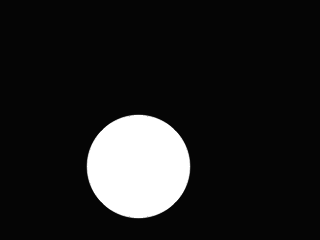
//> input picture random_circle.png, 320 x 240 px
$ ./detect_circle_v2   (built with g++ and OpenCV 4)
//> lines starting //> are read from the running program, lines starting //| are printed output that depends on the picture; after the words box and inside, x2 and y2 are one past the last pixel; in counts of white or black regions, pixels touching at a corner belong together
//> further down, img is the input picture: 240 rows x 320 cols, CV_8UC3; min 5, max 255, mean 32.2
#include <opencv2/opencv.hpp>
#include <iostream>

struct FastCircleParams {
    int   maxDim = 320;         // downscale the longer side to this
    bool  brightOnDark = true;  // Sun/spot is brighter than background
    double minFracArea = 0.0005;// ignore blobs < 0.05% of downscaled image
    int   refineROI = 64;       // full-res ROI half-size (pixels) for subpixel refine; 0 = skip refine
};

struct FastCircleScratch {
    cv::Mat gray, small, bin, labels, stats, centroids;
    cv::Mat roiGray, roiBin;
};

/// Returns true if found. center/radius are in **original image pixels**.
/// Super fast: O(N) threshold + connectedComponents on downscaled image.
inline bool detectCircleFast(const cv::Mat& bgrOrGray,
                             cv::Point2f& center,
                             float& radius,
                             FastCircleScratch& S,
                             const FastCircleParams& P = {}) {
    CV_Assert(!bgrOrGray.empty());

    // 1) Grayscale (no alloc if already 1ch)
    if (bgrOrGray.channels()==1) S.gray = bgrOrGray;
    else cv::cvtColor(bgrOrGray, S.gray, cv::COLOR_BGR2GRAY);

    // 2) Downscale aggressively with area filter (preserves photometry)
    int w = S.gray.cols, h = S.gray.rows;
//> w = 320; h = 240
    double scale = 1.0;
    if (std::max(w,h) > P.maxDim) {
        scale = static_cast<double>(P.maxDim) / std::max(w,h);
        cv::resize(S.gray, S.small, cv::Size(), scale, scale, cv::INTER_AREA);
    } else {
        S.small = S.gray;
        scale = 1.0;
    }

    // 3) Light blur + Otsu threshold (choose polarity)
    cv::GaussianBlur(S.small, S.small, cv::Size(3,3), 0, 0, cv::BORDER_REPLICATE);
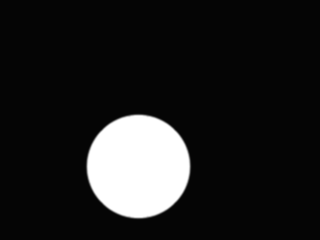
//> S.small: 240 rows x 320 cols, CV_8UC1; min 5, max 255, mean 32.2
    int thrType = P.brightOnDark ? (cv::THRESH_BINARY|cv::THRESH_OTSU)
                                 : (cv::THRESH_BINARY_INV|cv::THRESH_OTSU);
//> thrType = 8
    cv::threshold(S.small, S.bin, 0, 255, thrType);
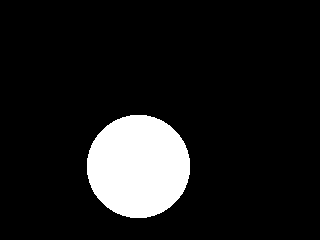
//> S.bin: 240 rows x 320 cols, CV_8UC1; 10.9% white; 1 white region, box (x1, y1, x2, y2) and area: (87, 115, 190, 218) 8359

    // 4) Connected components -> pick largest blob
    int n = cv::connectedComponentsWithStats(S.bin, S.labels, S.stats, S.centroids, 8, CV_32S);
//> S.stats = [[0, 0, 320, 240, 68441], [87, 115, 103, 103, 8359]]; S.centroids = [[162.1, 113.8], [138, 166]]; n = 2
    if (n <= 1) return false; // only background

    const int W = S.small.cols, H = S.small.rows;
//> W = 320; H = 240
    const double minArea = P.minFracArea * (W * 1.0 * H);
//> minArea = 38.4
    int bestIdx = -1; int bestArea = -1;
    for (int i = 1; i < n; ++i) {
        int area = S.stats.at<int>(i, cv::CC_STAT_AREA);
        if (area < minArea) continue;
        if (area > bestArea) { bestArea = area; bestIdx = i; }
    }
//> this loop made 1 pass
//> (area, bestArea) on pass 1: (8359, 8359)
//> after the loop, bestArea = 8359; bestIdx = 1
    if (bestIdx < 0) return false;

    // 5) Centroid & radius estimate on downscaled image
    cv::Point2d cSmall(S.centroids.at<double>(bestIdx,0),
                       S.centroids.at<double>(bestIdx,1));
//> cSmall = Point(138, 166)
    double rSmall = std::sqrt(bestArea / CV_PI);
//> rSmall = 51.58

    // 6) Map to full-res
    cv::Point2f cFull(static_cast<float>(cSmall.x / scale),
                      static_cast<float>(cSmall.y / scale));
//> cFull = Point(138, 166)
    float rFull = static_cast<float>(rSmall / scale);
//> rFull = 51.58

    // 7) Optional refine on tiny ROI at full-res (subpixel)
    if (P.refineROI > 0) {
        int hs = P.refineROI;
//> hs = 64
        int x0 = std::clamp(static_cast<int>(std::round(cFull.x)) - hs, 0, w-1);
//> x0 = 74
        int y0 = std::clamp(static_cast<int>(std::round(cFull.y)) - hs, 0, h-1);
//> y0 = 102
        int x1 = std::min(x0 + 2*hs + 1, w);
//> x1 = 203
        int y1 = std::min(y0 + 2*hs + 1, h);
//> y1 = 231
        cv::Rect roi(x0, y0, x1-x0, y1-y0);
//> roi = Rect(74, 102, 129, 129)

        S.roiGray = S.gray(roi);
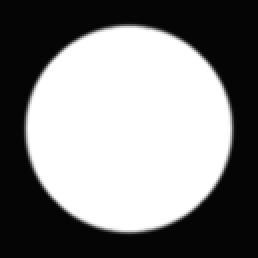
//> S.roiGray: 129 rows x 129 cols, CV_8UC1 (shown 2 times larger); min 5, max 255, mean 130.7
        int thrTypeROI = P.brightOnDark ? (cv::THRESH_BINARY|cv::THRESH_OTSU)
                                        : (cv::THRESH_BINARY_INV|cv::THRESH_OTSU);
//> thrTypeROI = 8
        cv::threshold(S.roiGray, S.roiBin, 0, 255, thrTypeROI);
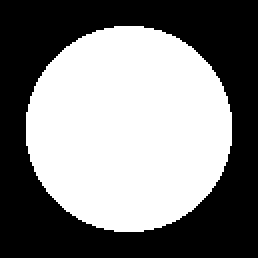
//> S.roiBin: 129 rows x 129 cols, CV_8UC1 (shown 2 times larger); 50.2% white; 1 black region, box (x1, y1, x2, y2) and area: (0, 0, 129, 129) 8288

        // Moments for centroid; radius via area again
        cv::Moments m = cv::moments(S.roiBin, true);
//> m = moments, m00 8353, centre m10/m00, m01/m00 = (64, 64)
        if (m.m00 > 1.0) {
            cv::Point2f local(static_cast<float>(m.m10/m.m00), static_cast<float>(m.m01/m.m00));
//> local = Point(64, 64)
            cFull.x = x0 + local.x;
            cFull.y = y0 + local.y;
            float area = static_cast<float>(m.m00);
//> area = 8353
            rFull = std::sqrt(area / CV_PI);
//> rFull = 51.56
            // Small tweak: approximate radius bias from threshold shrink
            rFull *= 1.03f; // empirically ~3% helps on soft edges; adjust as needed
//> rFull = 53.11
        }
    }

    center = cFull;
//> center = Point(138, 166)
    radius = rFull;
//> radius = 53.11
    return true;
}


int main() {
    cv::setUseOptimized(true);            // enable OpenCV SIMD
    cv::setNumThreads(cv::getNumberOfCPUs());

    cv::Mat img = cv::imread("random_circle.png", cv::IMREAD_COLOR);
    if (img.empty()) { std::cerr << "no image\n"; return 1; }

    cv::Point2f c; float r;
    FastCircleParams P;
    P.maxDim = 320;        // speed/robustness sweet spot
    P.refineROI = 64;      // 0 for maximum speed
    FastCircleScratch S;

    auto start = std::chrono::high_resolution_clock::now();
    bool found = detectCircleFast(img, c, r, S, P);
//> c = Point(138, 166); r = 53.11; found = true
    auto end = std::chrono::high_resolution_clock::now();

    double ms = std::chrono::duration<double, std::milli>(end - start).count();
    std::cout << "Detection time: " << ms << " ms\n";

    if (found) {
        cv::circle(img, c, (int)r, {0,255,0}, 2, cv::LINE_AA);
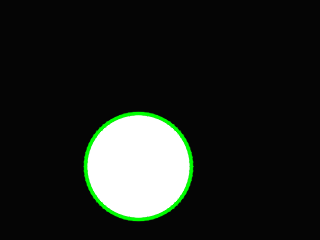
//> img: 240 rows x 320 cols, CV_8UC3; 2.17% of pixels changed, all inside (x1, y1, x2, y2) = (83, 111, 194, 222)
        cv::circle(img, c, 2, {0,0,255}, -1, cv::LINE_AA);
//> img: 240 rows x 320 cols, CV_8UC3; 27 pixels changed, all inside (x1, y1, x2, y2) = (135, 164, 142, 170)
        std::cout << "Center: (" << c.x << ", " << c.y << "), r=" << r << "\n";
//| Center: (138, 166), r=53.1109
    } else {
        std::cout << "No circle found.\n";
    }

    cv::imshow("Detection", img);
    cv::waitKey(0);
    return 0;
}

$ run again, with Bad.png copied over random_circle.png
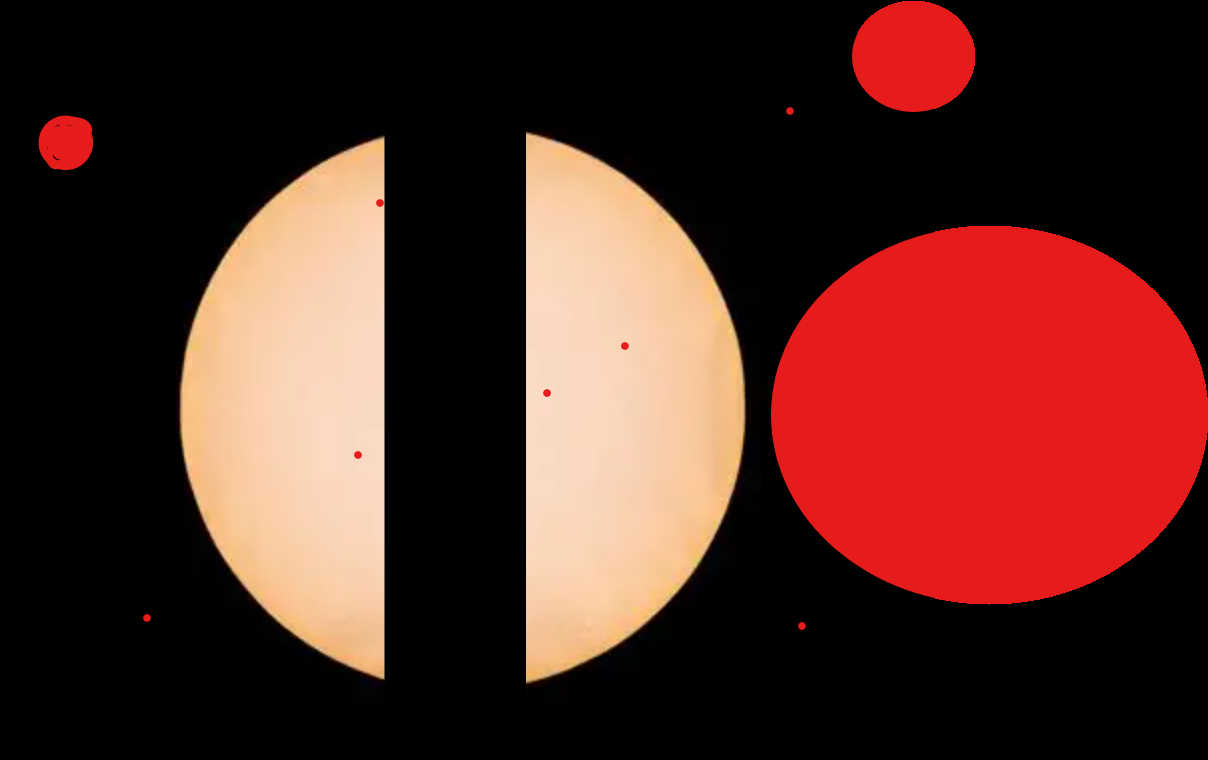
//> input picture Bad.png, 1208 x 760 px
//> img is the input picture: 760 rows x 1208 cols, CV_8UC3; mean B, G, R 35.4, 42.6, 82.6
//> w = 1208; h = 760
//> scale = 0.265
//> thrType = 8
//> S.bin: 201 rows x 320 cols, CV_8UC1; 18.7% white; 2 white regions, box (x1, y1, x2, y2) and area: (139, 36, 197, 180) 6332, (48, 37, 102, 179) 5724
//> S.labels: 201 rows x 320 cols, CV_32SC1; 3 distinct labels, from 0 to 2
//> S.stats = [[0, 0, 320, 201, 52264], [48, 37, 54, 142, 5724], [139, 36, 58, 144, 6332]]; S.centroids = [[167.9, 98.28], [78.96, 107.5], [162.9, 107.4]]; n = 3
//> W = 320; H = 201
//> minArea = 32.16
//> the loop in detectCircleFast, `for (int i = 1; i < n; ++i)` made 2 passes
//> (area, bestArea) on passes 1 to 2: (5724, 5724), (6332, 6332)
//> after the loop in detectCircleFast, `for (int i = 1; i < n; ++i)`: bestArea = 6332; bestIdx = 2
//> cSmall = Point(162.9, 107.4)
//> rSmall = 44.89
//> in detectCircleFast, `cv::Point2f cFull(static_cast<float>(cSmall.x / scale), static_cast<fl..`: cFull = Point(614.9, 405.5)
//> in detectCircleFast, `float rFull = static_cast<float>(rSmall / scale);`: rFull = 169.5
//> hs = 64
//> x0 = 551
//> y0 = 342
//> x1 = 680
//> y1 = 471
//> roi = Rect(551, 342, 129, 129)
//> thrTypeROI = 8
//> in detectCircleFast, `cv::threshold(S.roiGray, S.roiBin, 0, 255, thrTypeROI);`:
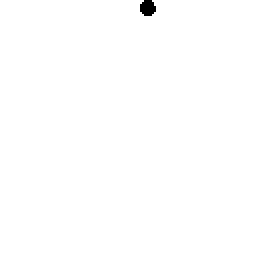
//> S.roiBin: 129 rows x 129 cols, CV_8UC1 (shown 2 times larger); 99.7% white; 1 black region, box (x1, y1, x2, y2) and area: (70, 0, 78, 8) 51
//> m = moments, m00 16590, centre m10/m00, m01/m00 = (63.97, 64.19)
//> local = Point(63.97, 64.19)
//> in detectCircleFast, `cFull.x = x0 + local.x;`: cFull = Point(615, 405.5)
//> in detectCircleFast, `cFull.y = y0 + local.y;`: cFull = Point(615, 406.2)
//> in detectCircleFast, `float area = static_cast<float>(m.m00);`: area = 16590
//> in detectCircleFast, `rFull = std::sqrt(area / CV_PI);`: rFull = 72.67
//> in detectCircleFast, `rFull *= 1.03f;`: rFull = 74.85
//> center = Point(615, 406.2)
//> radius = 74.85
//> c = Point(615, 406.2); r = 74.85; found = true
//> `cv::circle(img, c, (int)r, {0,255,0}, 2, cv::LINE_AA);`:
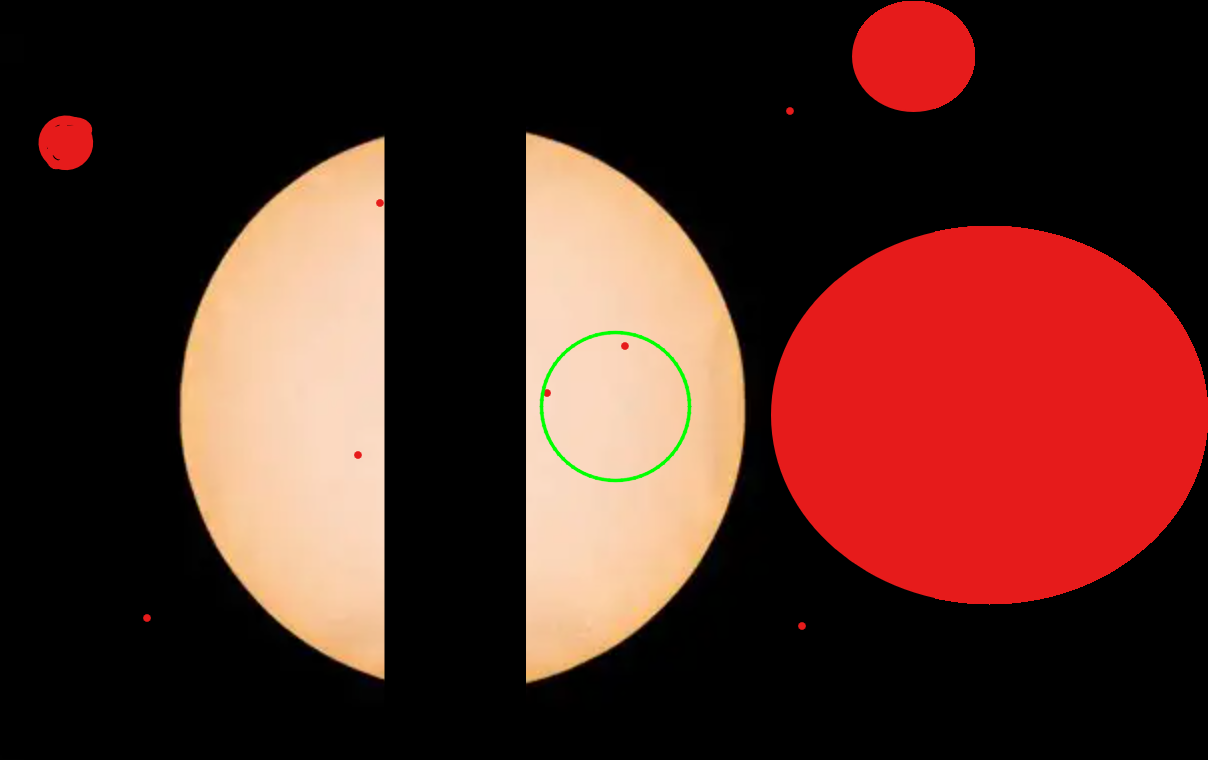
//> img: 760 rows x 1208 cols, CV_8UC3; 0.25% of pixels changed, all inside (x1, y1, x2, y2) = (539, 330, 692, 483)
//| Center: (614.971, 406.186), r=74.8489
